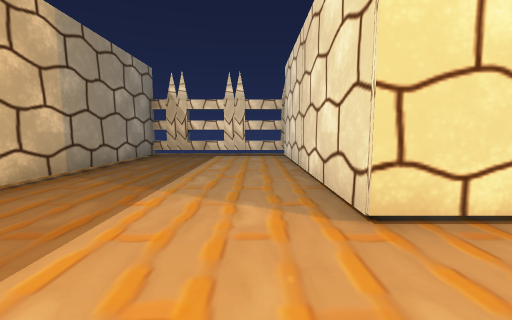
view 1 (above)

24 first-person views from a walk through a Unity game level. The camera is 1.5 m above the floor, tilts 6° down and sees 90° across. The floor is counted in squares, 2 m on a side. Each view is taken from the middle of a square. On the plan, view 1 faces up. The plan holds only what a view shows up to about 9 squares ahead; the rest is blank. The player is left out.

view 2
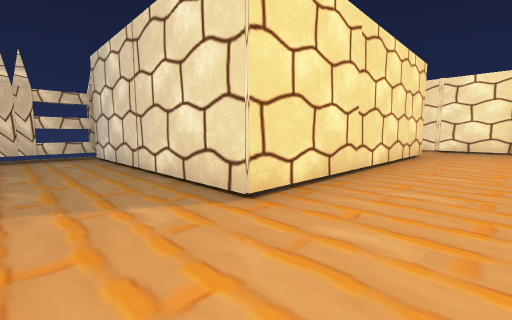

view 3
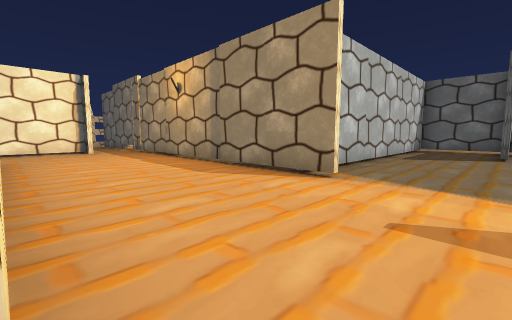

view 4
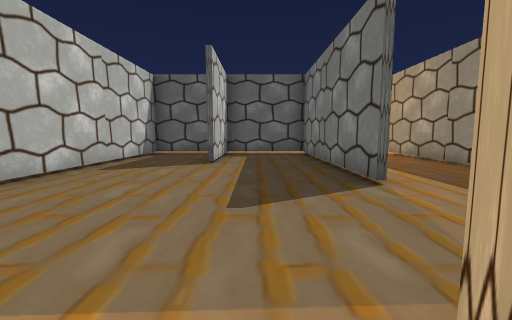

view 5
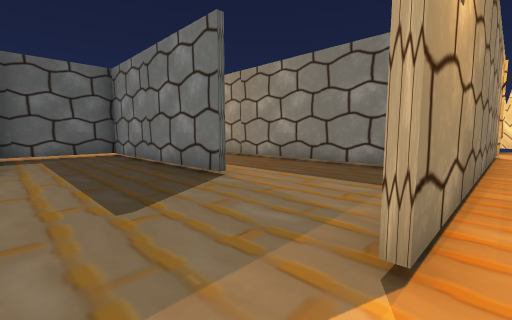

view 6
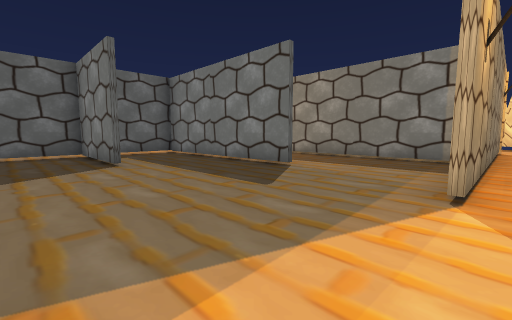

view 7
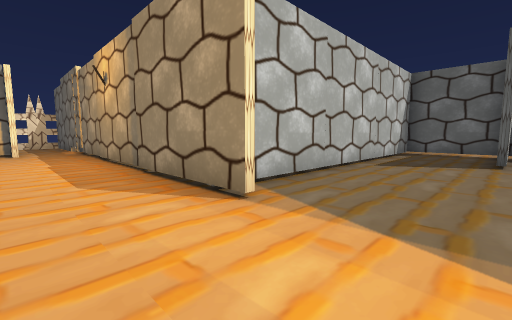

view 8
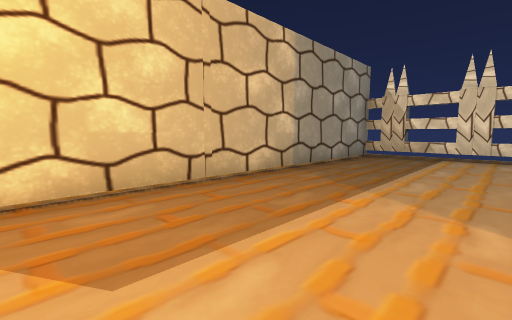

view 9
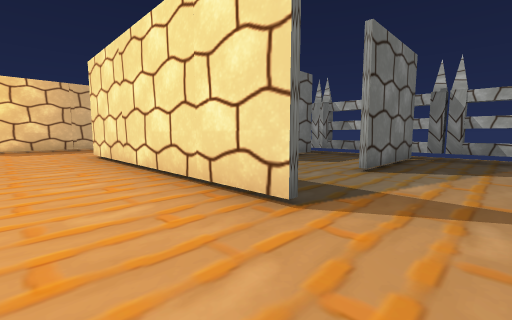

view 10
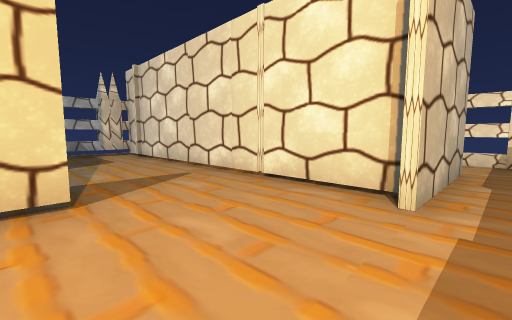

view 11
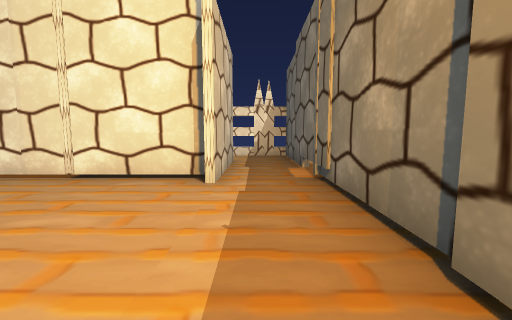

view 12
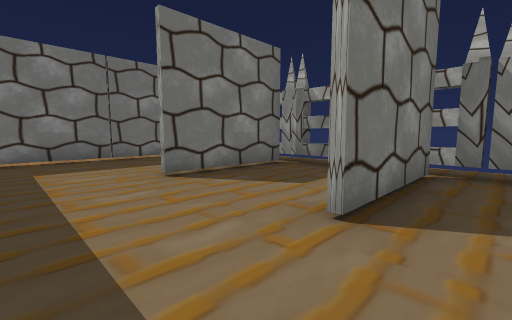

view 13
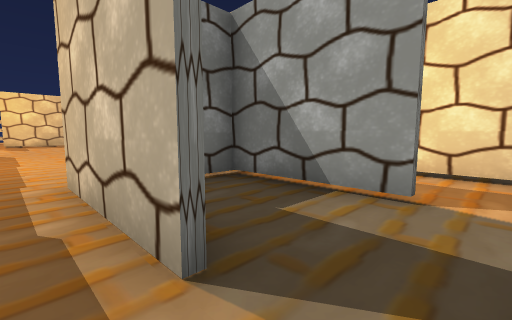

view 14
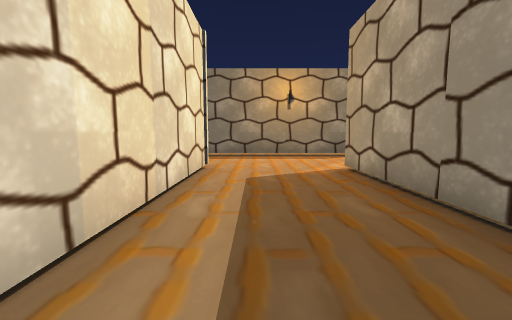

view 15
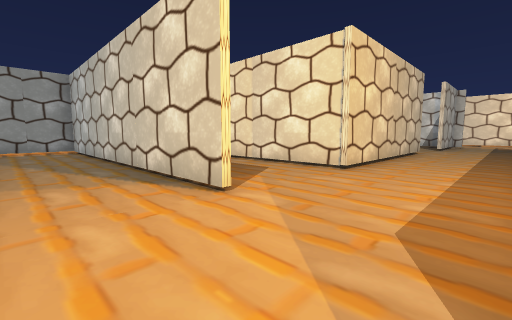

view 16
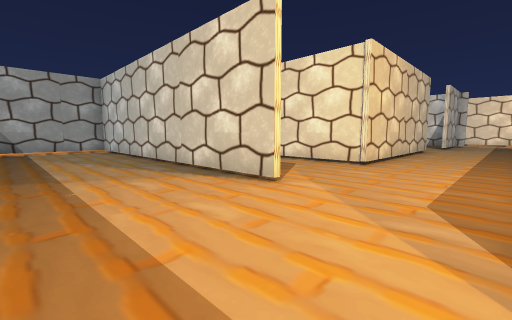

view 17
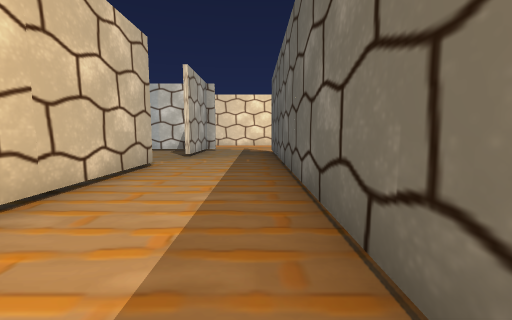

view 18
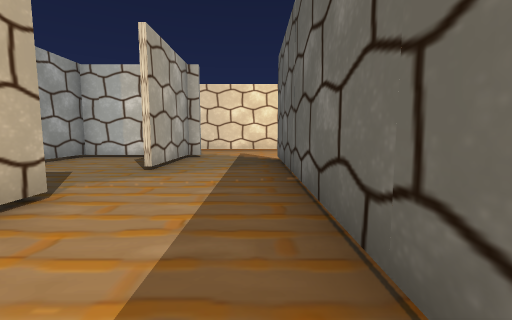

view 19
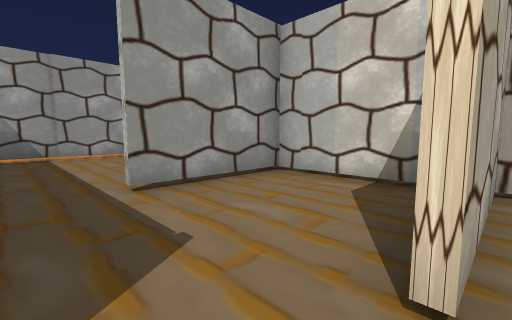

view 20
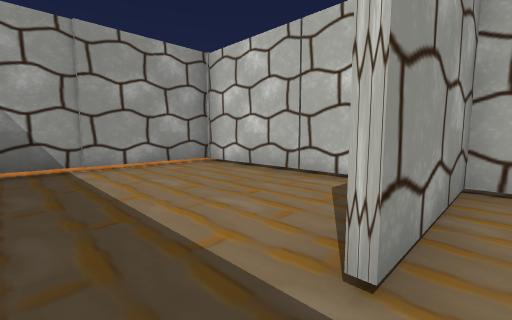

view 21
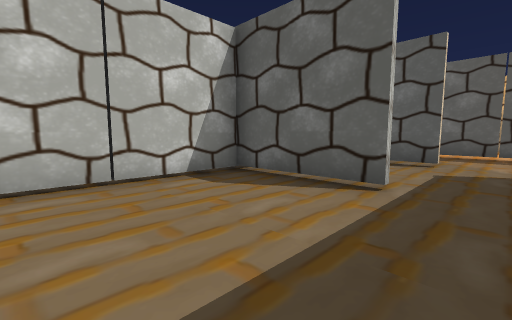

view 22
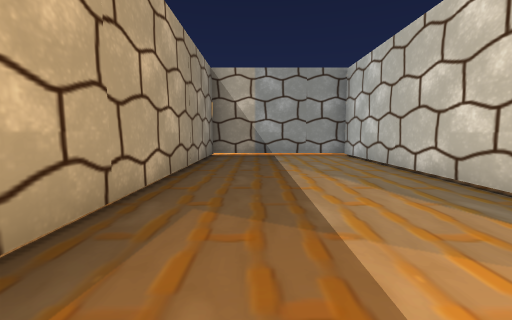

view 23
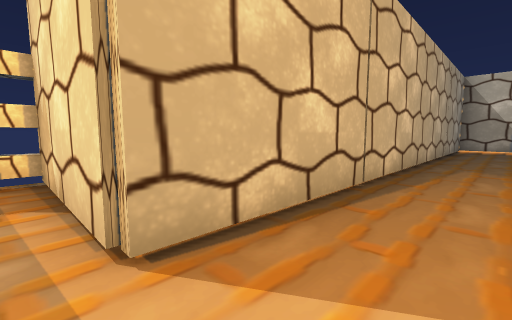

view 24
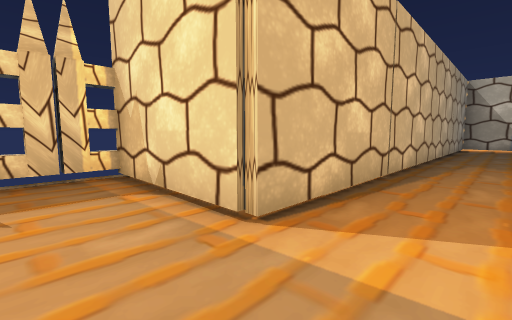

### Floor plan
Key: @ floor where view 1 was taken; # wall or solid block; . floor; F fence.
Columns run from 14 left of view 1 to 16 right of it. Each row starts with its distance up from view 1.
  9           FFFFFF  FFFFFFFFF
  8           F#...#  .#..#..#F
  7            #...#  .#..#..#
  6            #...#...#..#..#
  5            #...#...#..#..#  ..
  4            #...#.........#  ##
  3            #...#.........#. ..
  2            #...########..####.
  1            #.............#....
  0            #..@..........###..F
 -1    ##########.................F
 -2     #...#........#############F
 -3     #...#........#....#
 -4     #...#........#....#
 -5     #...#..#.....#....#
 -6     #...#..#.....#....#
 -7    ##...#..#.....#..###.
 -8    ##...#..#..#..#..#.#.
 -9    ##...#..#..#..#....#.
-10    ##...#..#######....#
-11    ##...............###.
-12    ##...................
-13 F### ...................
-14 F..... ###############.
-15 F.....            ..

Positions as (right, up) in squares from view 1, and headings:
1: (0, 0), facing up
2: (-1, 0), facing up-right
3: (0, 2), facing down-right
4: (-1, -1), facing down
5: (0, -1), facing down-left
6: (2, -1), facing down-left
7: (0, 0), facing down-right
8: (0, 0), facing up-left
9: (10, 0), facing up-left
10: (8, -1), facing up-right
11: (7, -1), facing right
12: (9, 3), facing up-left
13: (15, -1), facing up-left
14: (-4, -5), facing down
15: (-8, -13), facing up-right
16: (-9, -13), facing up-right
17: (-3, -13), facing right
18: (0, -13), facing right
19: (4, -11), facing up-right
20: (4, -8), facing up-right
21: (4, -4), facing down-right
22: (-9, -10), facing up
23: (-9, -14), facing up-left
24: (-9, -15), facing up-left
